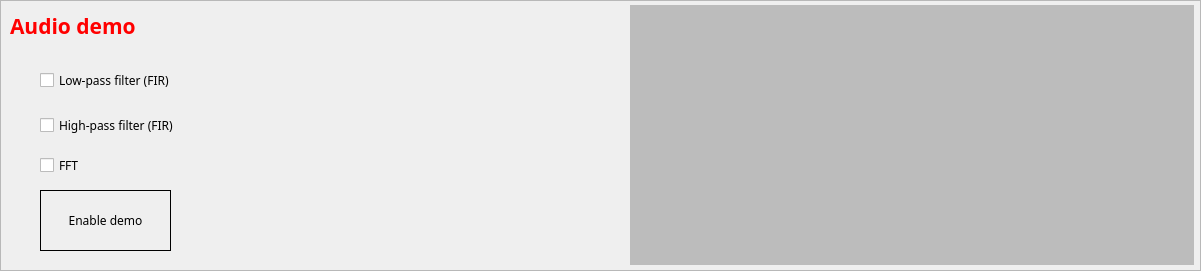
   <widget class="QFrame" name="mandelbrotApp">
    <property name="geometry">
     <rect>
      <x>10</x>
      <y>444</y>
      <width>1201</width>
      <height>271</height>
     </rect>
    </property>
    <property name="autoFillBackground">
     <bool>false</bool>
    </property>
    <property name="frameShape">
     <enum>QFrame::StyledPanel</enum>
    </property>
    <property name="frameShadow">
     <enum>QFrame::Raised</enum>
    </property>
    <widget class="SpectrumWidget" name="spectrum" native="true">
     <property name="geometry">
      <rect>
       <x>630</x>
       <y>5</y>
       <width>564</width>
       <height>260</height>
      </rect>
     </property>
     <property name="palette">
      <palette>
       <active>
        <colorrole role="WindowText">
         <brush brushstyle="SolidPattern">
          <color alpha="255">
           <red>0</red>
           <green>0</green>
           <blue>0</blue>
          </color>
         </brush>
        </colorrole>
        <colorrole role="Button">
         <brush brushstyle="SolidPattern">
          <color alpha="255">
           <red>188</red>
           <green>188</green>
           <blue>188</blue>
          </color>
         </brush>
        </colorrole>
        <colorrole role="Light">
         <brush brushstyle="SolidPattern">
          <color alpha="255">
           <red>255</red>
           <green>255</green>
           <blue>255</blue>
          </color>
         </brush>
        </colorrole>
        <colorrole role="Midlight">
         <brush brushstyle="SolidPattern">
          <color alpha="255">
           <red>221</red>
           <green>221</green>
           <blue>221</blue>
          </color>
         </brush>
        </colorrole>
        <colorrole role="Dark">
         <brush brushstyle="SolidPattern">
          <color alpha="255">
           <red>94</red>
           <green>94</green>
           <blue>94</blue>
          </color>
         </brush>
        </colorrole>
        <colorrole role="Mid">
         <brush brushstyle="SolidPattern">
          <color alpha="255">
           <red>125</red>
           <green>125</green>
           <blue>125</blue>
          </color>
         </brush>
        </colorrole>
        <colorrole role="Text">
         <brush brushstyle="SolidPattern">
          <color alpha="255">
           <red>0</red>
           <green>0</green>
           <blue>0</blue>
          </color>
         </brush>
        </colorrole>
        <colorrole role="BrightText">
         <brush brushstyle="SolidPattern">
          <color alpha="255">
           <red>255</red>
           <green>255</green>
           <blue>255</blue>
          </color>
         </brush>
        </colorrole>
        <colorrole role="ButtonText">
         <brush brushstyle="SolidPattern">
          <color alpha="255">
           <red>0</red>
           <green>0</green>
           <blue>0</blue>
          </color>
         </brush>
        </colorrole>
        <colorrole role="Base">
         <brush brushstyle="SolidPattern">
          <color alpha="255">
           <red>255</red>
           <green>255</green>
           <blue>255</blue>
          </color>
         </brush>
        </colorrole>
        <colorrole role="Window">
         <brush brushstyle="SolidPattern">
          <color alpha="255">
           <red>188</red>
           <green>188</green>
           <blue>188</blue>
          </color>
         </brush>
        </colorrole>
        <colorrole role="Shadow">
         <brush brushstyle="SolidPattern">
          <color alpha="255">
           <red>0</red>
           <green>0</green>
           <blue>0</blue>
          </color>
         </brush>
        </colorrole>
        <colorrole role="AlternateBase">
         <brush brushstyle="SolidPattern">
          <color alpha="255">
           <red>221</red>
           <green>221</green>
           <blue>221</blue>
          </color>
         </brush>
        </colorrole>
        <colorrole role="ToolTipBase">
         <brush brushstyle="SolidPattern">
          <color alpha="255">
           <red>255</red>
           <green>255</green>
           <blue>220</blue>
          </color>
         </brush>
        </colorrole>
        <colorrole role="ToolTipText">
         <brush brushstyle="SolidPattern">
          <color alpha="255">
           <red>0</red>
           <green>0</green>
           <blue>0</blue>
          </color>
         </brush>
        </colorrole>
       </active>
       <inactive>
        <colorrole role="WindowText">
         <brush brushstyle="SolidPattern">
          <color alpha="255">
           <red>0</red>
           <green>0</green>
           <blue>0</blue>
          </color>
         </brush>
        </colorrole>
        <colorrole role="Button">
         <brush brushstyle="SolidPattern">
          <color alpha="255">
           <red>188</red>
           <green>188</green>
           <blue>188</blue>
          </color>
         </brush>
        </colorrole>
        <colorrole role="Light">
         <brush brushstyle="SolidPattern">
          <color alpha="255">
           <red>255</red>
           <green>255</green>
           <blue>255</blue>
          </color>
         </brush>
        </colorrole>
        <colorrole role="Midlight">
         <brush brushstyle="SolidPattern">
          <color alpha="255">
           <red>221</red>
           <green>221</green>
           <blue>221</blue>
          </color>
         </brush>
        </colorrole>
        <colorrole role="Dark">
         <brush brushstyle="SolidPattern">
          <color alpha="255">
           <red>94</red>
           <green>94</green>
           <blue>94</blue>
          </color>
         </brush>
        </colorrole>
        <colorrole role="Mid">
         <brush brushstyle="SolidPattern">
          <color alpha="255">
           <red>125</red>
           <green>125</green>
           <blue>125</blue>
          </color>
         </brush>
        </colorrole>
        <colorrole role="Text">
         <brush brushstyle="SolidPattern">
          <color alpha="255">
           <red>0</red>
           <green>0</green>
           <blue>0</blue>
          </color>
         </brush>
        </colorrole>
        <colorrole role="BrightText">
         <brush brushstyle="SolidPattern">
          <color alpha="255">
           <red>255</red>
           <green>255</green>
           <blue>255</blue>
          </color>
         </brush>
        </colorrole>
        <colorrole role="ButtonText">
         <brush brushstyle="SolidPattern">
          <color alpha="255">
           <red>0</red>
           <green>0</green>
           <blue>0</blue>
          </color>
         </brush>
        </colorrole>
        <colorrole role="Base">
         <brush brushstyle="SolidPattern">
          <color alpha="255">
           <red>255</red>
           <green>255</green>
           <blue>255</blue>
          </color>
         </brush>
        </colorrole>
        <colorrole role="Window">
         <brush brushstyle="SolidPattern">
          <color alpha="255">
           <red>188</red>
           <green>188</green>
           <blue>188</blue>
          </color>
         </brush>
        </colorrole>
        <colorrole role="Shadow">
         <brush brushstyle="SolidPattern">
          <color alpha="255">
           <red>0</red>
           <green>0</green>
           <blue>0</blue>
          </color>
         </brush>
        </colorrole>
        <colorrole role="AlternateBase">
         <brush brushstyle="SolidPattern">
          <color alpha="255">
           <red>221</red>
           <green>221</green>
           <blue>221</blue>
          </color>
         </brush>
        </colorrole>
        <colorrole role="ToolTipBase">
         <brush brushstyle="SolidPattern">
          <color alpha="255">
           <red>255</red>
           <green>255</green>
           <blue>220</blue>
          </color>
         </brush>
        </colorrole>
        <colorrole role="ToolTipText">
         <brush brushstyle="SolidPattern">
          <color alpha="255">
           <red>0</red>
           <green>0</green>
           <blue>0</blue>
          </color>
         </brush>
        </colorrole>
       </inactive>
       <disabled>
        <colorrole role="WindowText">
         <brush brushstyle="SolidPattern">
          <color alpha="255">
           <red>94</red>
           <green>94</green>
           <blue>94</blue>
          </color>
         </brush>
        </colorrole>
        <colorrole role="Button">
         <brush brushstyle="SolidPattern">
          <color alpha="255">
           <red>188</red>
           <green>188</green>
           <blue>188</blue>
          </color>
         </brush>
        </colorrole>
        <colorrole role="Light">
         <brush brushstyle="SolidPattern">
          <color alpha="255">
           <red>255</red>
           <green>255</green>
           <blue>255</blue>
          </color>
         </brush>
        </colorrole>
        <colorrole role="Midlight">
         <brush brushstyle="SolidPattern">
          <color alpha="255">
           <red>221</red>
           <green>221</green>
           <blue>221</blue>
          </color>
         </brush>
        </colorrole>
        <colorrole role="Dark">
         <brush brushstyle="SolidPattern">
          <color alpha="255">
           <red>94</red>
           <green>94</green>
           <blue>94</blue>
          </color>
         </brush>
        </colorrole>
        <colorrole role="Mid">
         <brush brushstyle="SolidPattern">
          <color alpha="255">
           <red>125</red>
           <green>125</green>
           <blue>125</blue>
          </color>
         </brush>
        </colorrole>
        <colorrole role="Text">
         <brush brushstyle="SolidPattern">
          <color alpha="255">
           <red>94</red>
           <green>94</green>
           <blue>94</blue>
          </color>
         </brush>
        </colorrole>
        <colorrole role="BrightText">
         <brush brushstyle="SolidPattern">
          <color alpha="255">
           <red>255</red>
           <green>255</green>
           <blue>255</blue>
          </color>
         </brush>
        </colorrole>
        <colorrole role="ButtonText">
         <brush brushstyle="SolidPattern">
          <color alpha="255">
           <red>94</red>
           <green>94</green>
           <blue>94</blue>
          </color>
         </brush>
        </colorrole>
        <colorrole role="Base">
         <brush brushstyle="SolidPattern">
          <color alpha="255">
           <red>188</red>
           <green>188</green>
           <blue>188</blue>
          </color>
         </brush>
        </colorrole>
        <colorrole role="Window">
         <brush brushstyle="SolidPattern">
          <color alpha="255">
           <red>188</red>
           <green>188</green>
           <blue>188</blue>
          </color>
         </brush>
        </colorrole>
        <colorrole role="Shadow">
         <brush brushstyle="SolidPattern">
          <color alpha="255">
           <red>0</red>
           <green>0</green>
           <blue>0</blue>
          </color>
         </brush>
        </colorrole>
        <colorrole role="AlternateBase">
         <brush brushstyle="SolidPattern">
          <color alpha="255">
           <red>188</red>
           <green>188</green>
           <blue>188</blue>
          </color>
         </brush>
        </colorrole>
        <colorrole role="ToolTipBase">
         <brush brushstyle="SolidPattern">
          <color alpha="255">
           <red>255</red>
           <green>255</green>
           <blue>220</blue>
          </color>
         </brush>
        </colorrole>
        <colorrole role="ToolTipText">
         <brush brushstyle="SolidPattern">
          <color alpha="255">
           <red>0</red>
           <green>0</green>
           <blue>0</blue>
          </color>
         </brush>
        </colorrole>
       </disabled>
      </palette>
     </property>
     <property name="autoFillBackground">
      <bool>true</bool>
     </property>
    </widget>
    <widget class="QLabel" name="label_2">
     <property name="geometry">
      <rect>
       <x>10</x>
       <y>10</y>
       <width>161</width>
       <height>31</height>
      </rect>
     </property>
     <property name="palette">
      <palette>
       <active>
        <colorrole role="WindowText">
         <brush brushstyle="SolidPattern">
          <color alpha="255">
           <red>255</red>
           <green>0</green>
           <blue>0</blue>
          </color>
         </brush>
        </colorrole>
       </active>
       <inactive>
        <colorrole role="WindowText">
         <brush brushstyle="SolidPattern">
          <color alpha="255">
           <red>255</red>
           <green>0</green>
           <blue>0</blue>
          </color>
         </brush>
        </colorrole>
       </inactive>
       <disabled>
        <colorrole role="WindowText">
         <brush brushstyle="SolidPattern">
          <color alpha="255">
           <red>127</red>
           <green>127</green>
           <blue>127</blue>
          </color>
         </brush>
        </colorrole>
       </disabled>
      </palette>
     </property>
     <property name="font">
      <font>
       <family>OpenSymbol</family>
       <pointsize>16</pointsize>
       <weight>75</weight>
       <italic>false</italic>
       <bold>true</bold>
      </font>
     </property>
     <property name="text">
      <string>Audio demo</string>
     </property>
     <property name="scaledContents">
      <bool>false</bool>
     </property>
    </widget>
    <widget class="QPushButton" name="buttonAudioDemo">
     <property name="geometry">
      <rect>
       <x>40</x>
       <y>190</y>
       <width>131</width>
       <height>61</height>
      </rect>
     </property>
     <property name="font">
      <font>
       <family>OpenSymbol</family>
      </font>
     </property>
     <property name="focusPolicy">
      <enum>Qt::NoFocus</enum>
     </property>
     <property name="styleSheet">
      <string notr="true">QPushButton:checked
{
        border: 1;
        border-style: solid;
        background-color: rgb(255,0,0);
        color: rgb(255,255,255);
}

QPushButton
{
        border: 1;
        border-style: solid
}

</string>
     </property>
     <property name="text">
      <string>Enable demo</string>
     </property>
     <property name="checkable">
      <bool>true</bool>
     </property>
    </widget>
    <widget class="QCheckBox" name="cbLowPassFIR">
     <property name="geometry">
      <rect>
       <x>40</x>
       <y>60</y>
       <width>251</width>
       <height>41</height>
      </rect>
     </property>
     <property name="font">
      <font>
       <family>OpenSymbol</family>
      </font>
     </property>
     <property name="text">
      <string>Low-pass filter (FIR)</string>
     </property>
    </widget>
    <widget class="QCheckBox" name="cbHighPassFIR">
     <property name="geometry">
      <rect>
       <x>40</x>
       <y>105</y>
       <width>251</width>
       <height>41</height>
      </rect>
     </property>
     <property name="font">
      <font>
       <family>OpenSymbol</family>
      </font>
     </property>
     <property name="text">
      <string>High-pass filter (FIR)</string>
     </property>
    </widget>
    <widget class="QCheckBox" name="cbFFT">
     <property name="geometry">
      <rect>
       <x>40</x>
       <y>150</y>
       <width>71</width>
       <height>31</height>
      </rect>
     </property>
     <property name="font">
      <font>
       <family>OpenSymbol</family>
      </font>
     </property>
     <property name="text">
      <string>FFT</string>
     </property>
    </widget>
   </widget>
